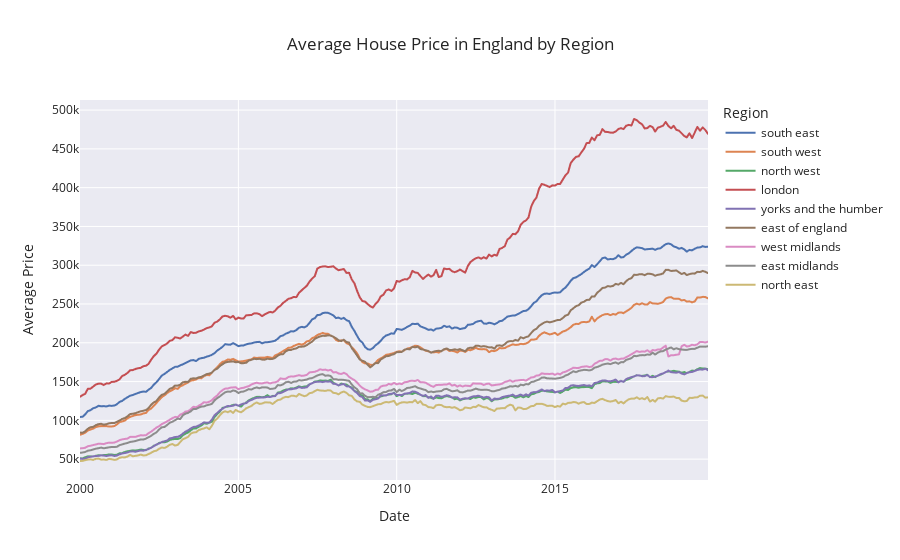

Notebook cell for this chart:
### Markdown cell above
Let's plot the information above in the past two decades

### Code cell
px.line(avg_price_df[(avg_price_df['Date'] >= '2000-01-01') & \
       (avg_price_df['Date'] < '2019-12-01')],
        x="Date", y="Average Price", color="Region",
        template='seaborn', title='Average House Price in England by Region')

### Figure 1 — Plotly figure (JSON) as saved in the notebook; plotly's stock layout.template omitted (floating-point values rounded to 4 significant figures; data arrays with more than 128 entries replaced by an {"elided": "..."} marker saying what was removed)
{"data": [{"hovertemplate": "Region=south east<br>Date=%{x}<br>Average Price=%{y}<extra></extra>", "legendgroup": "south east", "line": {"color": "rgb(76,114,176)", "dash": "solid"}, "marker": {"symbol": "circle"}, "mode": "lines", "name": "south east", "showlegend": true, "type": "scattergl", "x": {"elided": "239 str values"}, "xaxis": "x", "y": {"elided": "239 int values"}, "yaxis": "y"}, {"hovertemplate": "Region=south west<br>Date=%{x}<br>Average Price=%{y}<extra></extra>", "legendgroup": "south west", "line": {"color": "rgb(221,132,82)", "dash": "solid"}, "marker": {"symbol": "circle"}, "mode": "lines", "name": "south west", "showlegend": true, "type": "scattergl", "x": {"elided": "239 str values"}, "xaxis": "x", "y": {"elided": "239 int values"}, "yaxis": "y"}, {"hovertemplate": "Region=north west<br>Date=%{x}<br>Average Price=%{y}<extra></extra>", "legendgroup": "north west", "line": {"color": "rgb(85,168,104)", "dash": "solid"}, "marker": {"symbol": "circle"}, "mode": "lines", "name": "north west", "showlegend": true, "type": "scattergl", "x": {"elided": "239 str values"}, "xaxis": "x", "y": {"elided": "239 int values"}, "yaxis": "y"}, {"hovertemplate": "Region=london<br>Date=%{x}<br>Average Price=%{y}<extra></extra>", "legendgroup": "london", "line": {"color": "rgb(196,78,82)", "dash": "solid"}, "marker": {"symbol": "circle"}, "mode": "lines", "name": "london", "showlegend": true, "type": "scattergl", "x": {"elided": "239 str values"}, "xaxis": "x", "y": {"elided": "239 int values"}, "yaxis": "y"}, {"hovertemplate": "Region=yorks and the humber<br>Date=%{x}<br>Average Price=%{y}<extra></extra>", "legendgroup": "yorks and the humber", "line": {"color": "rgb(129,114,179)", "dash": "solid"}, "marker": {"symbol": "circle"}, "mode": "lines", "name": "yorks and the humber", "showlegend": true, "type": "scattergl", "x": {"elided": "239 str values"}, "xaxis": "x", "y": {"elided": "239 int values"}, "yaxis": "y"}, {"hovertemplate": "Region=east of england<br>Date=%{x}<br>Average Price=%{y}<extra></extra>", "legendgroup": "east of england", "line": {"color": "rgb(147,120,96)", "dash": "solid"}, "marker": {"symbol": "circle"}, "mode": "lines", "name": "east of england", "showlegend": true, "type": "scattergl", "x": {"elided": "239 str values"}, "xaxis": "x", "y": {"elided": "239 int values"}, "yaxis": "y"}, {"hovertemplate": "Region=west midlands<br>Date=%{x}<br>Average Price=%{y}<extra></extra>", "legendgroup": "west midlands", "line": {"color": "rgb(218,139,195)", "dash": "solid"}, "marker": {"symbol": "circle"}, "mode": "lines", "name": "west midlands", "showlegend": true, "type": "scattergl", "x": {"elided": "239 str values"}, "xaxis": "x", "y": {"elided": "239 int values"}, "yaxis": "y"}, {"hovertemplate": "Region=east midlands<br>Date=%{x}<br>Average Price=%{y}<extra></extra>", "legendgroup": "east midlands", "line": {"color": "rgb(140,140,140)", "dash": "solid"}, "marker": {"symbol": "circle"}, "mode": "lines", "name": "east midlands", "showlegend": true, "type": "scattergl", "x": {"elided": "239 str values"}, "xaxis": "x", "y": {"elided": "239 int values"}, "yaxis": "y"}, {"hovertemplate": "Region=north east<br>Date=%{x}<br>Average Price=%{y}<extra></extra>", "legendgroup": "north east", "line": {"color": "rgb(204,185,116)", "dash": "solid"}, "marker": {"symbol": "circle"}, "mode": "lines", "name": "north east", "showlegend": true, "type": "scattergl", "x": {"elided": "239 str values"}, "xaxis": "x", "y": {"elided": "239 int values"}, "yaxis": "y"}], "layout": {"legend": {"title": {"text": "Region"}, "tracegroupgap": 0}, "title": {"text": "Average House Price in England by Region"}, "xaxis": {"anchor": "y", "domain": [0, 1], "title": {"text": "Date"}}, "yaxis": {"anchor": "x", "domain": [0, 1], "title": {"text": "Average Price"}}}}
